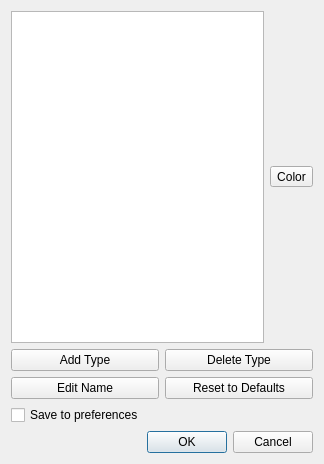
<ui version="4.0" >
 <class>AtomColors</class>
 <widget class="QDialog" name="AtomColors" >
  <property name="geometry" >
   <rect>
    <x>0</x>
    <y>0</y>
    <width>324</width>
    <height>464</height>
   </rect>
  </property>
  <property name="windowTitle" >
   <string>Atom Coloring Scheme</string>
  </property>
  <layout class="QVBoxLayout" name="verticalLayout" >
   <item>
    <layout class="QHBoxLayout" name="horizontalLayout" >
     <item>
      <widget class="QListWidget" name="listWidget" />
     </item>
     <item>
      <widget class="QToolButton" name="colorToolButton" >
       <property name="text" >
        <string>Color</string>
       </property>
      </widget>
     </item>
    </layout>
   </item>
   <item>
    <layout class="QGridLayout" name="gridLayout" >
     <item row="1" column="1" >
      <widget class="QPushButton" name="deleteTypePushButton" >
       <property name="text" >
        <string>Delete Type</string>
       </property>
      </widget>
     </item>
     <item row="2" column="1" >
      <widget class="QPushButton" name="resetPushButton" >
       <property name="text" >
        <string>Reset to Defaults</string>
       </property>
      </widget>
     </item>
     <item row="3" column="0" colspan="2" >
      <widget class="QCheckBox" name="saveCheckBox" >
       <property name="text" >
        <string>Save to preferences</string>
       </property>
      </widget>
     </item>
     <item row="2" column="0" >
      <widget class="QPushButton" name="editNamePushButton" >
       <property name="text" >
        <string>Edit Name</string>
       </property>
      </widget>
     </item>
     <item row="1" column="0" >
      <widget class="QPushButton" name="addTypePushButton" >
       <property name="text" >
        <string>Add Type</string>
       </property>
      </widget>
     </item>
    </layout>
   </item>
   <item>
    <widget class="QDialogButtonBox" name="buttonBox" >
     <property name="orientation" >
      <enum>Qt::Horizontal</enum>
     </property>
     <property name="standardButtons" >
      <set>QDialogButtonBox::Cancel|QDialogButtonBox::Ok</set>
     </property>
    </widget>
   </item>
  </layout>
 </widget>
 <resources/>
 <connections>
  <connection>
   <sender>buttonBox</sender>
   <signal>accepted()</signal>
   <receiver>AtomColors</receiver>
   <slot>accept()</slot>
   <hints>
    <hint type="sourcelabel" >
     <x>254</x>
     <y>459</y>
    </hint>
    <hint type="destinationlabel" >
     <x>157</x>
     <y>274</y>
    </hint>
   </hints>
  </connection>
  <connection>
   <sender>buttonBox</sender>
   <signal>rejected()</signal>
   <receiver>AtomColors</receiver>
   <slot>reject()</slot>
   <hints>
    <hint type="sourcelabel" >
     <x>317</x>
     <y>459</y>
    </hint>
    <hint type="destinationlabel" >
     <x>286</x>
     <y>274</y>
    </hint>
   </hints>
  </connection>
 </connections>
</ui>
